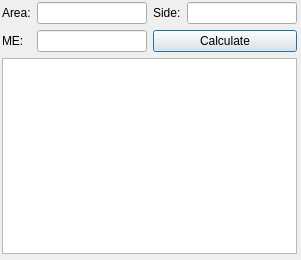
<?xml version="1.0" encoding="UTF-8"?>
<ui version="4.0">
 <class>squareArea</class>
 <widget class="QDialog" name="squareArea">
  <property name="geometry">
   <rect>
    <x>0</x>
    <y>0</y>
    <width>301</width>
    <height>260</height>
   </rect>
  </property>
  <property name="windowTitle">
   <string>Square Formula: Area</string>
  </property>
  <widget class="QWidget" name="layoutWidget">
   <property name="geometry">
    <rect>
     <x>2</x>
     <y>2</y>
     <width>295</width>
     <height>252</height>
    </rect>
   </property>
   <layout class="QGridLayout" name="gridLayout_2">
    <item row="0" column="0">
     <layout class="QGridLayout" name="gridLayout">
      <item row="0" column="0">
       <widget class="QLabel" name="label">
        <property name="text">
         <string>Area:</string>
        </property>
       </widget>
      </item>
      <item row="0" column="1">
       <widget class="QLineEdit" name="areaText"/>
      </item>
      <item row="0" column="2">
       <widget class="QLabel" name="label_2">
        <property name="text">
         <string>Side:</string>
        </property>
       </widget>
      </item>
      <item row="0" column="3">
       <widget class="QLineEdit" name="sideText"/>
      </item>
      <item row="1" column="0">
       <widget class="QLabel" name="label_3">
        <property name="text">
         <string>ME:</string>
        </property>
       </widget>
      </item>
      <item row="1" column="1">
       <widget class="QLineEdit" name="maxErrorText"/>
      </item>
      <item row="1" column="2" colspan="2">
       <widget class="QPushButton" name="calculateBtn">
        <property name="text">
         <string>Calculate</string>
        </property>
       </widget>
      </item>
     </layout>
    </item>
    <item row="1" column="0">
     <widget class="QPlainTextEdit" name="plainTextEdit"/>
    </item>
   </layout>
  </widget>
 </widget>
 <resources/>
 <connections/>
</ui>
